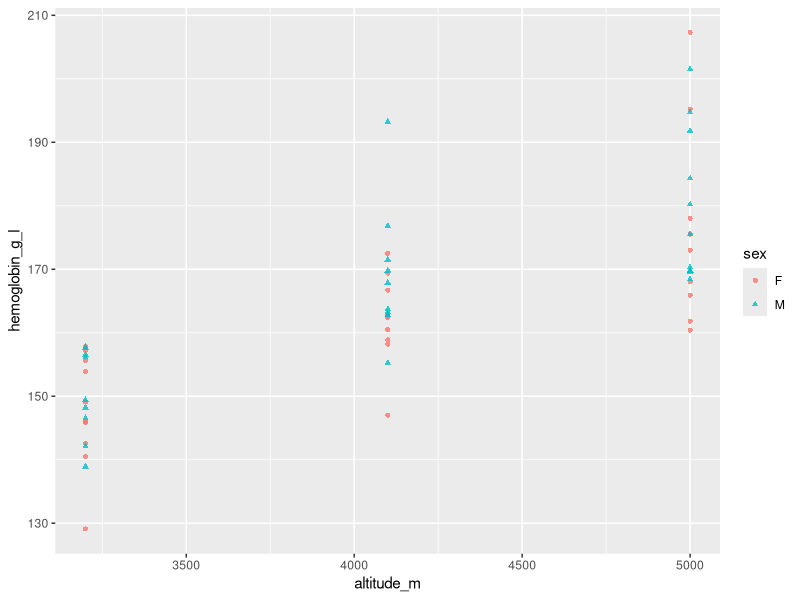

R code for this plot:
library(readr); library(ggplot2)
pika <- read_csv(here::here("assets/data/pika_physiology.csv"),
                 show_col_types = FALSE)
p <- ggplot(pika[!is.na(pika$hemoglobin_g_l), ],
            aes(altitude_m, hemoglobin_g_l, colour = sex, shape = sex)) +
  geom_point(size = 1.4, alpha = .8)
length(unique(p$data$altitude_m))
nrow(p$data)
class(p$layers[[1]]$geom)
